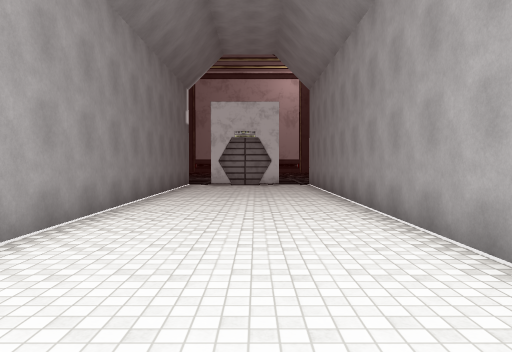
[1] (above)

18 first-person views from a walk through a 3-D level made in the Unity game engine. The camera is 1.5 m above the floor, tilts 2° down and sees 70° across. The floor is counted in squares, 2 m on a side. Each view is taken from the middle of a square. On the plan, view 1 faces up. The plan holds only what a view shows up to about 11 squares ahead; the rest is blank. The place goes on beyond the plan. The player is left out. Some animated figures are not drawn. Some surface patterns are stand-ins.

[2]
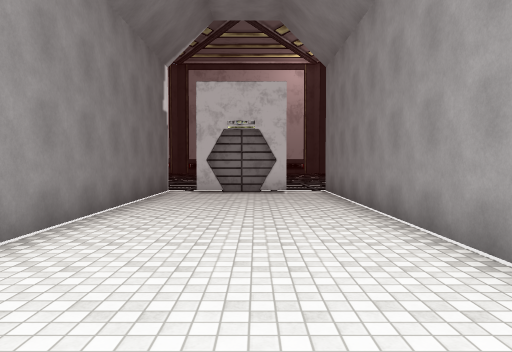

[3]
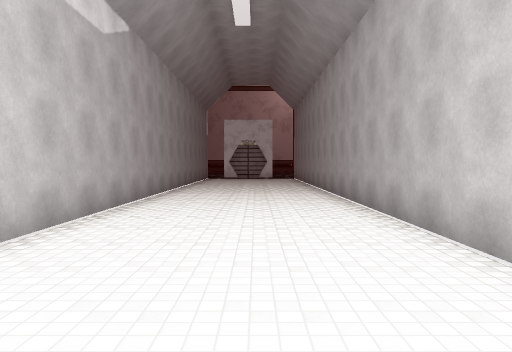

[4]
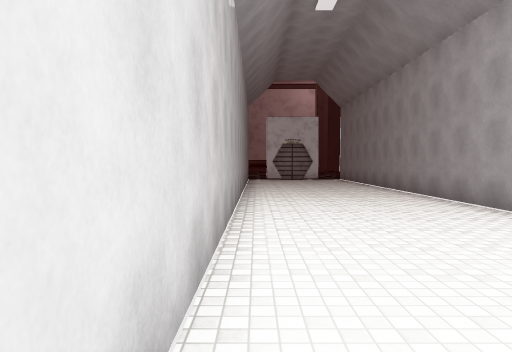

[5]
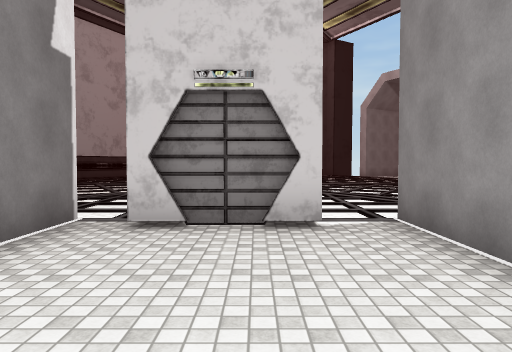

[6]
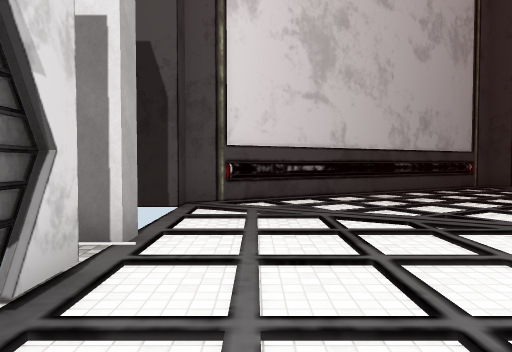

[7]
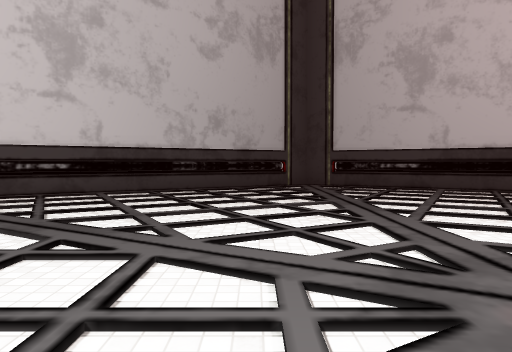

[8]
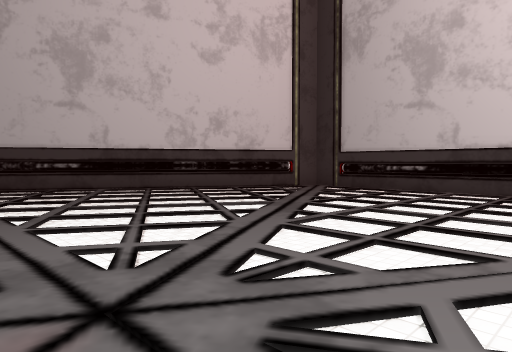

[9]
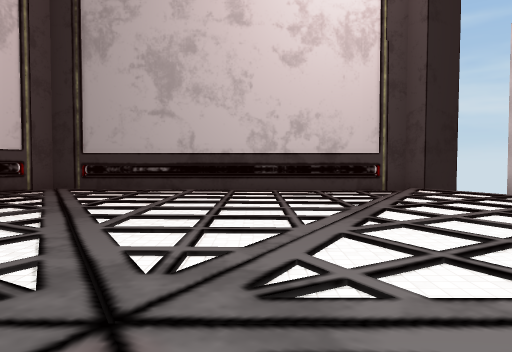

[10]
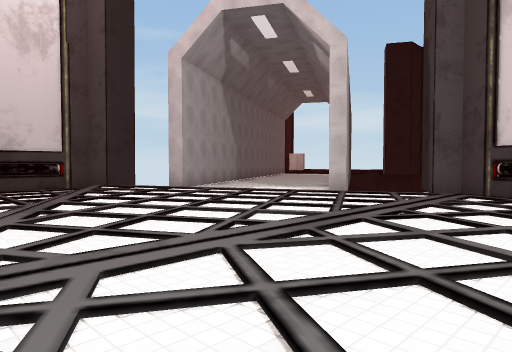

[11]
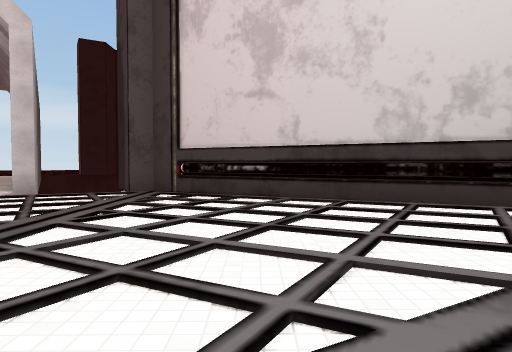

[12]
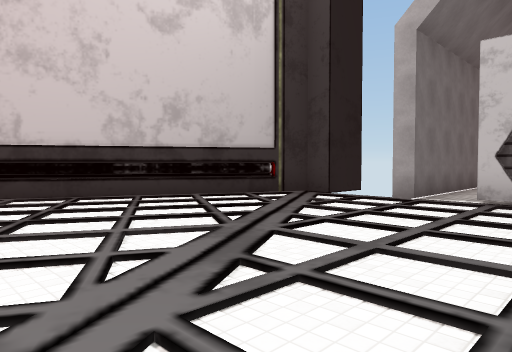

[13]
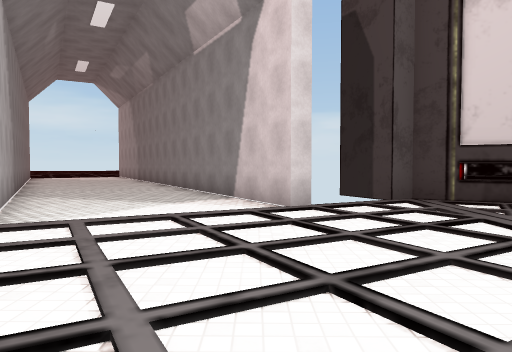

[14]
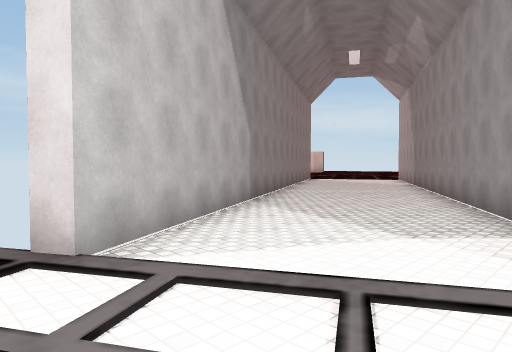

[15]
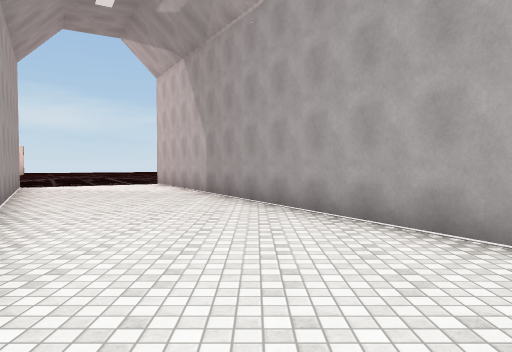

[16]
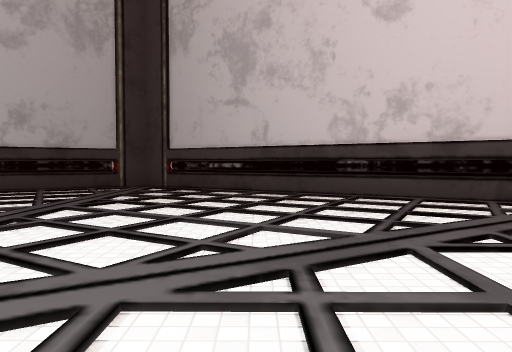

[17]
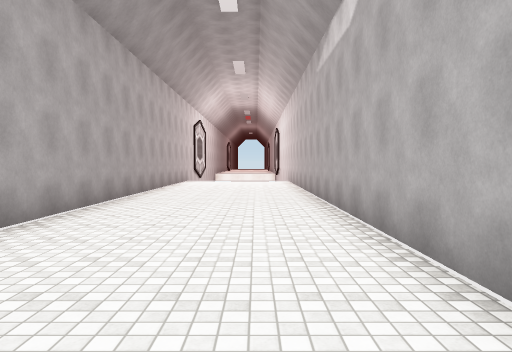

[18]
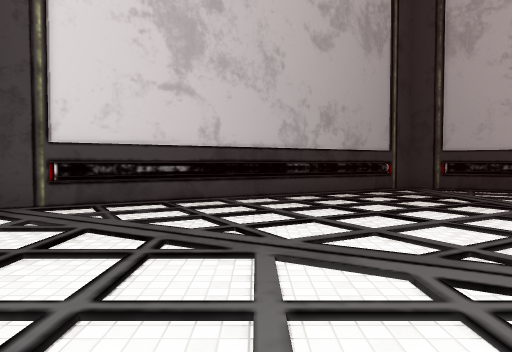

### Floor plan
Points are (right, up) in squares from view 1. A wall is a line through its corners. A room is listed if a view was taken in it or the views show most of it. See-through windows are left out.
Room 1 (views 1, 2, 3, 4, 5, 6, 7, 8, 9, 10, 11, 12, 13, 14, 15, 16, 17, 18)
walls: (5.1, 13.3) (9.5, 20.9); (-2.9, 12.8) (-2.3, 12.8) (-2.3, -4.9); (3.9, 11.1) (3.9, 12.8) (4.5, 12.8) (9.7, 21.7) (9.4, 22.3); (8.3, 24) (8.1, 24.4) (20.1, 31.3); (-10.9, 20.8) (-6.6, 13.4); (3.6, 31) (-5.1, 31); (6, 30.9) (4.8, 30.2) (4.5, 30.7) (-5.9, 30.7) (-11.1, 21.7) (-6, 12.8) (-5.3, 12.8) (-5.3, 11.9); (-6.5, 30.2) (-10.9, 22.6); (11.9, 31.5) (6, 28) (5.8, 28.4); (1.9, -5) (1.9, 12.8) (2.4, 12.8)
objects: other object (-1, 12) to (0, 12)

Positions as (right, up) in squares from view 1, and headings:
1: (0, 0), facing up
2: (0, 3), facing up
3: (0, -5), facing up
4: (-2, -4), facing up
5: (0, 8), facing up
6: (1, 14), facing left
7: (1, 20), facing left
8: (1, 21), facing up-left
9: (0, 20), facing up
10: (0, 19), facing up-right
11: (0, 19), facing right
12: (-1, 20), facing down-right
13: (2, 25), facing right
14: (5, 25), facing up-right
15: (9, 29), facing right
16: (0, 25), facing left
17: (-1, 6), facing down
18: (0, 17), facing left
